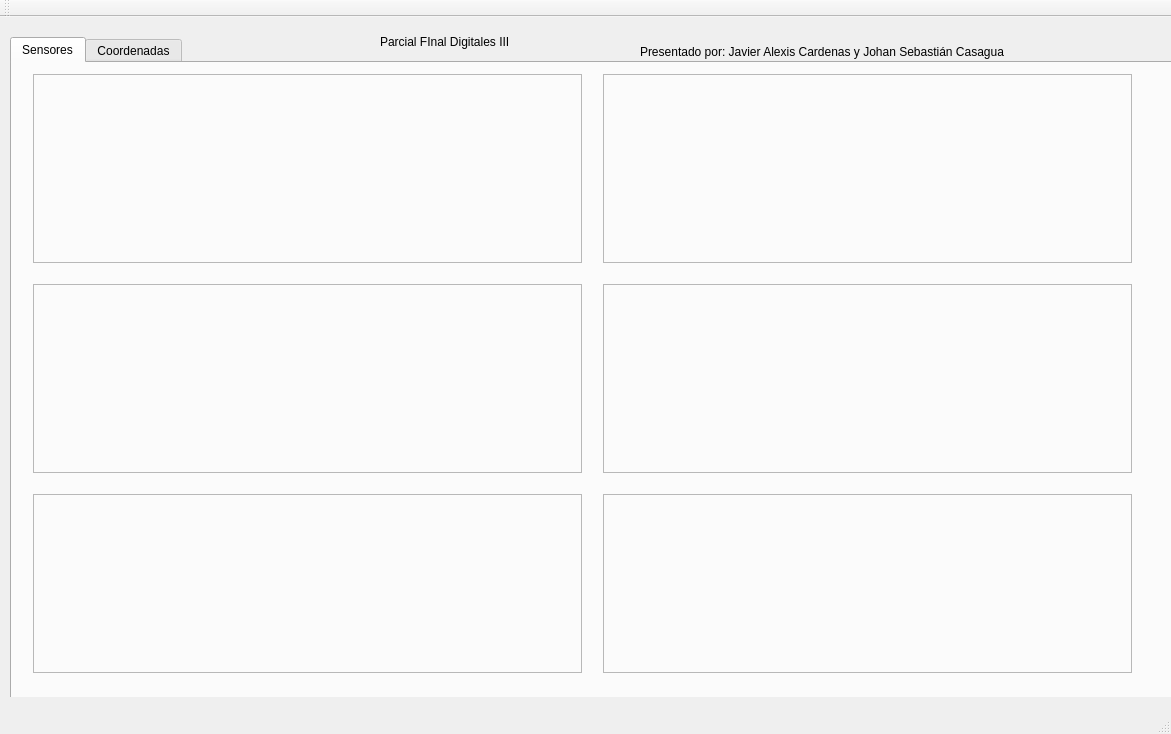
<?xml version="1.0" encoding="UTF-8"?>
<ui version="4.0">
 <class>MainWindow</class>
 <widget class="QMainWindow" name="MainWindow">
  <property name="geometry">
   <rect>
    <x>0</x>
    <y>0</y>
    <width>1171</width>
    <height>734</height>
   </rect>
  </property>
  <property name="minimumSize">
   <size>
    <width>1170</width>
    <height>730</height>
   </size>
  </property>
  <property name="maximumSize">
   <size>
    <width>1180</width>
    <height>740</height>
   </size>
  </property>
  <property name="windowTitle">
   <string>MainWindow</string>
  </property>
  <widget class="QWidget" name="centralWidget">
   <property name="minimumSize">
    <size>
     <width>0</width>
     <height>0</height>
    </size>
   </property>
   <property name="maximumSize">
    <size>
     <width>1180</width>
     <height>680</height>
    </size>
   </property>
   <widget class="QLabel" name="Title">
    <property name="geometry">
     <rect>
      <x>380</x>
      <y>10</y>
      <width>181</width>
      <height>31</height>
     </rect>
    </property>
    <property name="text">
     <string>&lt;html&gt;&lt;head/&gt;&lt;body&gt;&lt;p&gt;Parcial FInal Digitales III&lt;/p&gt;&lt;/body&gt;&lt;/html&gt;</string>
    </property>
   </widget>
   <widget class="QLabel" name="JAVIER">
    <property name="geometry">
     <rect>
      <x>640</x>
      <y>0</y>
      <width>461</width>
      <height>71</height>
     </rect>
    </property>
    <property name="text">
     <string>&lt;html&gt;&lt;head/&gt;&lt;body&gt;&lt;p&gt;Presentado por: Javier Alexis Cardenas y Johan Sebastián Casagua&lt;/p&gt;&lt;/body&gt;&lt;/html&gt;</string>
    </property>
   </widget>
   <widget class="QTabWidget" name="tabWidget">
    <property name="geometry">
     <rect>
      <x>10</x>
      <y>20</y>
      <width>1171</width>
      <height>671</height>
     </rect>
    </property>
    <property name="currentIndex">
     <number>0</number>
    </property>
    <widget class="QWidget" name="tab">
     <attribute name="title">
      <string>Sensores</string>
     </attribute>
     <widget class="QFrame" name="verticalFrame">
      <property name="geometry">
       <rect>
        <x>10</x>
        <y>0</y>
        <width>571</width>
        <height>211</height>
       </rect>
      </property>
      <layout class="QVBoxLayout" name="L1">
       <item>
        <widget class="QFrame" name="chart1">
         <property name="frameShape">
          <enum>QFrame::StyledPanel</enum>
         </property>
         <property name="frameShadow">
          <enum>QFrame::Raised</enum>
         </property>
        </widget>
       </item>
      </layout>
     </widget>
     <widget class="QFrame" name="verticalFrame_2">
      <property name="geometry">
       <rect>
        <x>580</x>
        <y>0</y>
        <width>551</width>
        <height>211</height>
       </rect>
      </property>
      <layout class="QVBoxLayout" name="L2">
       <item>
        <widget class="QFrame" name="chart2">
         <property name="frameShape">
          <enum>QFrame::StyledPanel</enum>
         </property>
         <property name="frameShadow">
          <enum>QFrame::Raised</enum>
         </property>
        </widget>
       </item>
      </layout>
     </widget>
     <widget class="QFrame" name="verticalFrame_3">
      <property name="geometry">
       <rect>
        <x>580</x>
        <y>420</y>
        <width>551</width>
        <height>201</height>
       </rect>
      </property>
      <layout class="QVBoxLayout" name="L3">
       <item>
        <widget class="QFrame" name="chart6">
         <property name="frameShape">
          <enum>QFrame::StyledPanel</enum>
         </property>
         <property name="frameShadow">
          <enum>QFrame::Raised</enum>
         </property>
        </widget>
       </item>
      </layout>
     </widget>
     <widget class="QFrame" name="verticalFrame_4">
      <property name="geometry">
       <rect>
        <x>10</x>
        <y>210</y>
        <width>571</width>
        <height>211</height>
       </rect>
      </property>
      <layout class="QVBoxLayout" name="L4">
       <item>
        <widget class="QFrame" name="chart3">
         <property name="frameShape">
          <enum>QFrame::StyledPanel</enum>
         </property>
         <property name="frameShadow">
          <enum>QFrame::Raised</enum>
         </property>
        </widget>
       </item>
      </layout>
     </widget>
     <widget class="QFrame" name="verticalFrame_6">
      <property name="geometry">
       <rect>
        <x>580</x>
        <y>210</y>
        <width>551</width>
        <height>211</height>
       </rect>
      </property>
      <layout class="QVBoxLayout" name="L6">
       <item>
        <widget class="QFrame" name="chart4">
         <property name="frameShape">
          <enum>QFrame::StyledPanel</enum>
         </property>
         <property name="frameShadow">
          <enum>QFrame::Raised</enum>
         </property>
        </widget>
       </item>
      </layout>
     </widget>
     <widget class="QFrame" name="verticalFrame_5">
      <property name="geometry">
       <rect>
        <x>10</x>
        <y>420</y>
        <width>571</width>
        <height>201</height>
       </rect>
      </property>
      <layout class="QVBoxLayout" name="L5">
       <item>
        <widget class="QFrame" name="chart5">
         <property name="frameShape">
          <enum>QFrame::StyledPanel</enum>
         </property>
         <property name="frameShadow">
          <enum>QFrame::Raised</enum>
         </property>
        </widget>
       </item>
      </layout>
     </widget>
    </widget>
    <widget class="QWidget" name="tab_2">
     <attribute name="title">
      <string>Coordenadas</string>
     </attribute>
     <widget class="QFrame" name="verticalFrame_7">
      <property name="geometry">
       <rect>
        <x>10</x>
        <y>50</y>
        <width>571</width>
        <height>281</height>
       </rect>
      </property>
      <layout class="QVBoxLayout" name="L1_2">
       <item>
        <widget class="QFrame" name="chartx">
         <property name="frameShape">
          <enum>QFrame::StyledPanel</enum>
         </property>
         <property name="frameShadow">
          <enum>QFrame::Raised</enum>
         </property>
        </widget>
       </item>
      </layout>
     </widget>
     <widget class="QFrame" name="verticalFrame_8">
      <property name="geometry">
       <rect>
        <x>580</x>
        <y>50</y>
        <width>571</width>
        <height>281</height>
       </rect>
      </property>
      <layout class="QVBoxLayout" name="L1_3">
       <item>
        <widget class="QFrame" name="charty">
         <property name="frameShape">
          <enum>QFrame::StyledPanel</enum>
         </property>
         <property name="frameShadow">
          <enum>QFrame::Raised</enum>
         </property>
        </widget>
       </item>
      </layout>
     </widget>
     <widget class="QFrame" name="verticalFrame_9">
      <property name="geometry">
       <rect>
        <x>320</x>
        <y>330</y>
        <width>571</width>
        <height>281</height>
       </rect>
      </property>
      <layout class="QVBoxLayout" name="L1_4">
       <item>
        <widget class="QFrame" name="chartz">
         <property name="frameShape">
          <enum>QFrame::StyledPanel</enum>
         </property>
         <property name="frameShadow">
          <enum>QFrame::Raised</enum>
         </property>
        </widget>
       </item>
      </layout>
     </widget>
     <widget class="QLabel" name="label">
      <property name="geometry">
       <rect>
        <x>950</x>
        <y>420</y>
        <width>171</width>
        <height>161</height>
       </rect>
      </property>
      <property name="text">
       <string>&lt;html&gt;&lt;head/&gt;&lt;body&gt;&lt;p&gt;Ahi estan todas las lineas... lo que pasa es que como algunas tuberias el numero aleatorio es el mismo, pues entonces las lineas se superponen &lt;/p&gt;&lt;/body&gt;&lt;/html&gt;</string>
      </property>
      <property name="wordWrap">
       <bool>true</bool>
      </property>
     </widget>
     <widget class="QLabel" name="label_2">
      <property name="geometry">
       <rect>
        <x>50</x>
        <y>400</y>
        <width>171</width>
        <height>161</height>
       </rect>
      </property>
      <property name="text">
       <string>&lt;html&gt;&lt;head/&gt;&lt;body&gt;&lt;p&gt;Tambien toca maximixar el programa para que los cuadros se acomoden o simplemente modificar alguno de los bordes (ampliar la ventana o reducirla)&lt;/p&gt;&lt;/body&gt;&lt;/html&gt;</string>
      </property>
      <property name="wordWrap">
       <bool>true</bool>
      </property>
     </widget>
    </widget>
   </widget>
  </widget>
  <widget class="QMenuBar" name="menuBar">
   <property name="geometry">
    <rect>
     <x>0</x>
     <y>0</y>
     <width>1171</width>
     <height>22</height>
    </rect>
   </property>
  </widget>
  <widget class="QToolBar" name="mainToolBar">
   <attribute name="toolBarArea">
    <enum>TopToolBarArea</enum>
   </attribute>
   <attribute name="toolBarBreak">
    <bool>false</bool>
   </attribute>
  </widget>
  <widget class="QStatusBar" name="statusBar"/>
 </widget>
 <layoutdefault spacing="6" margin="11"/>
 <resources/>
 <connections/>
</ui>
